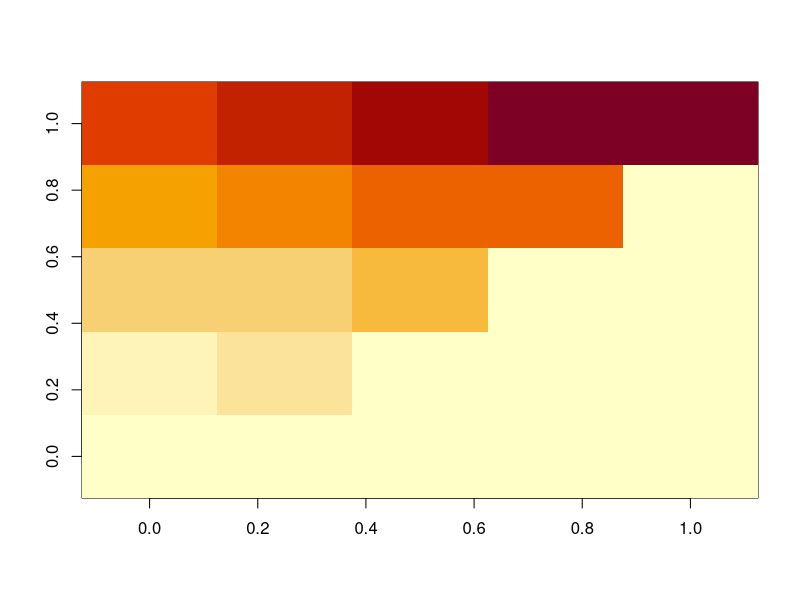
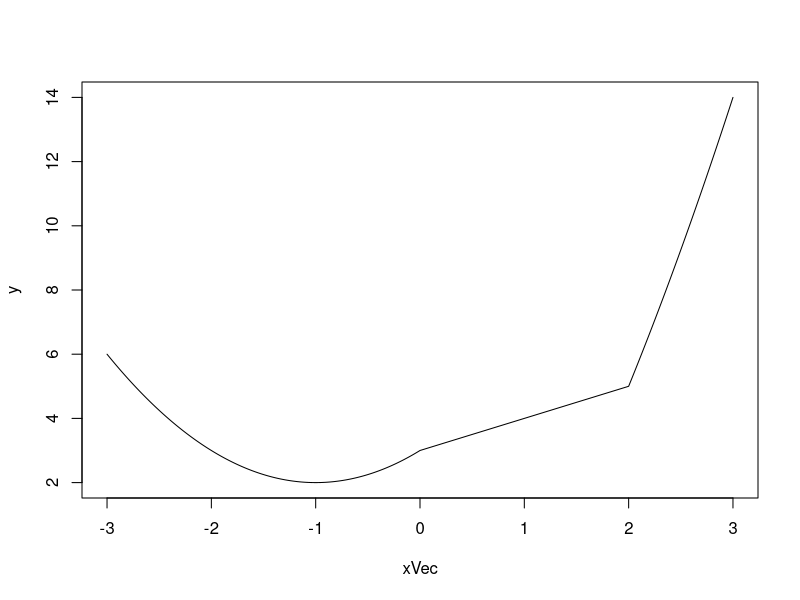

Generate these figures, in order, with R:
#1
M=function (n) {y=n*(n+1)/2+1; return(y)} 
M(0:10)

#2
T=function (n) (3*n*n+3*n+2)/2
T(0:10)

#3
U=function (n,k) {d=k*n*(n-1)/2+1; return(d)}
U(1:10,3)

#4
k=1
zz = function(n) {Z=matrix(0,n,n);
for(i in 1:n){Z[i,1:i] = k:(k+i-1);k=i+k};return(Z)}
zz(5)

#5
A=matrix(c(1,4,5,3,6,2,3,4,6),3,3)
y=A
E=diag(1,3,3)
F=function (n) {if (n>1) {for (i in 2:n) {y=y%*%A}};
if (n<0) {for (i in n:0) {y=E%*%(1/A)}};
if (n==0) {y=E}; if (n==-1) {y=E/A};
if (n==1) {y=A};return(y)
}

F(-1)
F(0)
F(1)
F(2)
F(3)

#6
n = 5
T = function(n) (factorial(n)/(factorial(0:n)*factorial(n-0:n)))
for(i in 0:n) print(T(i))

#7
n=5
require(Matrix)
A=matrix(0,nrow=n,ncol=n)
A[col(A)==row(A)-1]=1:(n-1)
B=expm(A);B

#8
FF=zz(5)
image(t(FF))

################################2############################
	#1
#a)
n=-1;k=5
xVec=c(n:k);xVec
tmpFn1= function (xVec) {for (i in 1:k) {yVec=xVec[i]^i; print (yVec)}}
tmpFn1(xVec)
tmpFn2= function (xVec) {for (i in 1:k) {yVec=(xVec[i]^i)/i;print (yVec)}}
tmpFn2(xVec)

#b)
c=1
tmpFn3= function (x,n) {for (i in 1:n) 
{
if (n>0){yVec=x^i/i; c=c+yVec}
else {print ("oshibka")}
}
print (c)
}
tmpFn3(1,3)


	#2
n=1;k=6
xVec=c(n:k);xVec
tmpFn4= function (xVec) {for (i in 3:k) {yVec=(xVec[i-2]+xVec[i-1]+xVec[i])/3;print(yVec)}}
tmpFn4(xVec)

	#3
xVec=seq(-3,3,by=0.01)
tmpFn5= function (xVec) {n=length(xVec);y=rep(0,n);
for (i in 1:n) {
if (xVec[i]<0) y[i]=xVec[i]*xVec[i]+2*xVec[i]+3;
if (xVec[i]>=0 && xVec[i]<2) y[i]=xVec[i]+3;
if (xVec[i]>=2) y[i]=xVec[i]*xVec[i]+4*xVec[i]-7};
return(y)}
tmpFn5(xVec)
y=tmpFn5(xVec)
plot(xVec,y,type="l",lty="solid")

	#4
A=matrix(c(1,5,-2,1,2,-1,3,6,-3),3,3);A
tmpFn6= function (A) {for (i in 1:9) {
if (A[i]%%2!=0) {A[i]=A[i]*2}};return (A)}
tmpFn6(A)

	#5
tmpFn7=function(n,k){B=matrix(0,ncol=n,nrow=n);
B[col(B)==row(B)]=k;
B[col(B)==row(B)+1]=1;
B[col(B)==row(B)-1]=1;return(B)}
tmpFn7(5,5)

	#6
tmpFn8= function (alfa) {
alfa = alfa%%360;
if ((alfa>=0)&&(alfa<90)) {print('perviy')};
if ((alfa>=90)&&(alfa<180)) {print('vtoroy')};
if ((alfa>=180)&&(alfa<270)) {print('tretiy')};
if ((alfa>=270)&&(alfa<360)) {print('chetvertiy')}
}
tmpFn8(100)

	#7
x=2:4
y=4:6
z=2015:2017
weekday=function(day,month,year){f=(trunc(2.6*(month-2)-0.2)+day+year%%100+
trunc((year%%100)/4)+trunc((year%/%100+1)/4)-2*(year%/%100+1)+1)%%7+1;return(f)}
weekday(x,y,z)
weekday(1,4,2017)

	#8
#a)
testLoop=function(n){x=rep(1,n-1);x[2]=2;for(i in 3:(n-1)){x[i]=x[i-1]+2/x[i-1]};return(x)}
testLoop(5)

#b)
testLoop2=function(yVec){e=0;n=length(yVec);
for(j in 1:n){e=exp(j)};return(e)}
testLoop2(c(1,2,3))

